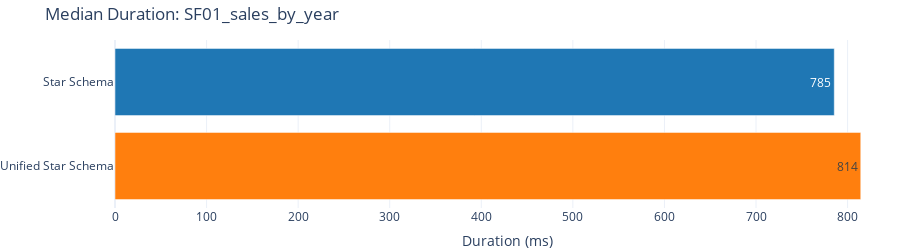

The notebook cell this image was saved under:
### Markdown cell above
#### SF01 - Sales By Year

### Code cell
run_and_plot("Single Fact", "SF01_sales_by_year", """
EVALUATE
SUMMARIZECOLUMNS(
    'dim__date'[year],
    "Sales", SUM('{fact}'[_measure__sales__ext_sales_price])
)
ORDER BY 'dim__date'[year]
""")

### Figure 1 — Plotly figure (JSON) as saved in the notebook; plotly's stock layout.template omitted (floating-point values rounded to 4 significant figures)
{"data": [{"alignmentgroup": "True", "hovertemplate": "dataset=%{y}<br>duration_ms=%{x}<extra></extra>", "legendgroup": "Star Schema", "marker": {"color": "#1f77b4", "pattern": {"shape": ""}}, "name": "Star Schema", "offsetgroup": "Star Schema", "orientation": "h", "showlegend": true, "textposition": "auto", "texttemplate": "%{x:.0f}", "type": "bar", "x": [785.5], "xaxis": "x", "y": ["Star Schema"], "yaxis": "y"}, {"alignmentgroup": "True", "hovertemplate": "dataset=%{y}<br>duration_ms=%{x}<extra></extra>", "legendgroup": "Unified Star Schema", "marker": {"color": "#ff7f0e", "pattern": {"shape": ""}}, "name": "Unified Star Schema", "offsetgroup": "Unified Star Schema", "orientation": "h", "showlegend": true, "textposition": "auto", "texttemplate": "%{x:.0f}", "type": "bar", "x": [814.4], "xaxis": "x", "y": ["Unified Star Schema"], "yaxis": "y"}], "layout": {"barmode": "relative", "height": 250, "legend": {"title": {"text": "dataset"}, "tracegroupgap": 0}, "margin": {"b": 0, "l": 0, "r": 0, "t": 40}, "showlegend": false, "title": {"text": "Median Duration: SF01_sales_by_year"}, "xaxis": {"anchor": "y", "domain": [0, 1], "title": {"text": "Duration (ms)"}}, "yaxis": {"anchor": "x", "categoryarray": ["Unified Star Schema", "Star Schema"], "categoryorder": "array", "domain": [0, 1], "title": {}}}}
